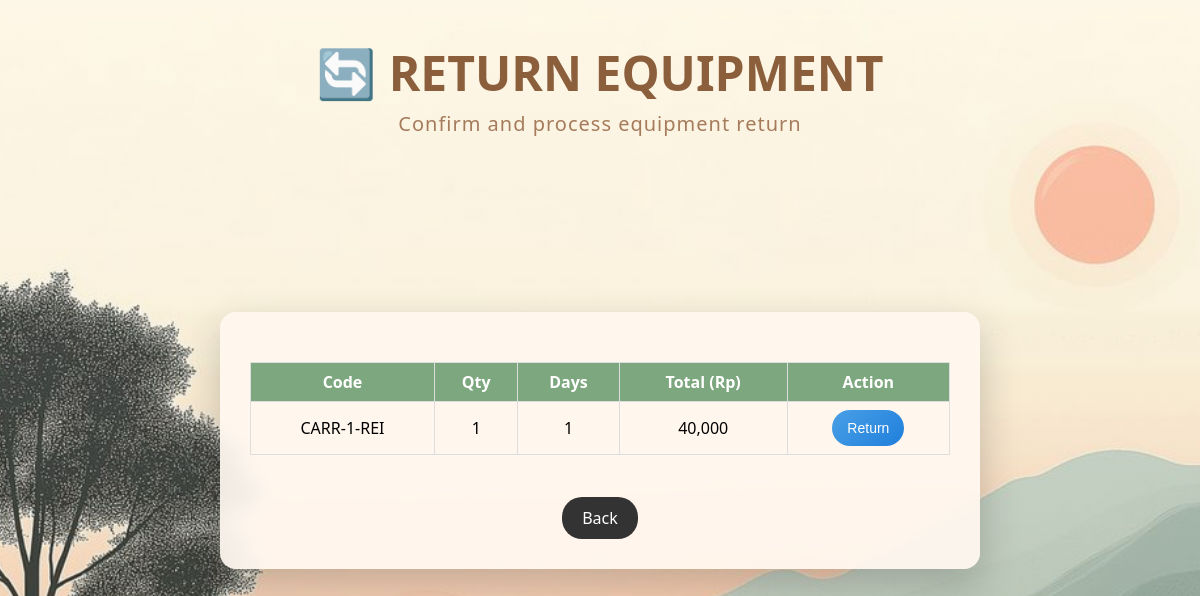
The page /user/rental/return (signed in) on the database its author committed.
### Database.py (models this page shows)
class Rental(db.Model):
    __tablename__ = 'rentals'
    id_transaksi = db.Column(db.String, primary_key=True)
    userid = db.Column(db.String)
    kode_barang = db.Column(db.String, primary_key=True)
    jumlah = db.Column(db.Integer)
    lama_sewa = db.Column(db.Integer)
    total_harga = db.Column(db.Float)
    status = db.Column(db.String, default='active')

### app.py (the view, shortened to what this page needs)
@app.route("/user/rental/return", methods=["GET", "POST"])
def user_return_rental():
    if "userid" not in session: return redirect(url_for("login_route"))
    userid = session.get("userid")
    active_rentals = get_user_rentals(userid, "active")
    return render_template("rental_return.html", active_rentals=active_rentals)

### Database.py (called while the page is built)
def model_to_dict(model):
    if model is None:
        return None
    columns = model.__table__.columns.keys()
    return {c: getattr(model, c) for c in columns}

def models_to_list(models):
    return [model_to_dict(m) for m in models]

def get_user_rentals(userid, status=None):
    query = Rental.query.filter_by(userid=userid)
    if status:
        query = query.filter_by(status=status)
    result = query.all()
    return models_to_list(result)

### templates/rental_return.html (shortened to what this page needs)
<!doctype html>
<html>
<head>
</head>
<body>
<div class="header-title">
  <h1>🔄 RETURN EQUIPMENT</h1>
  <p>Confirm and process equipment return</p>
</div>
<div class="container">
  {% if active_rentals %}
    <table>
      <thead>
        <tr>
          <th>Code</th>
          <th>Qty</th>
          <th>Days</th>
          <th>Total (Rp)</th>
          <th>Action</th>
        </tr>
      </thead>
      <tbody>
        {% for t in active_rentals %}
        <tr>
          <td>{{ t.kode_barang }}</td>
          <td>{{ t.jumlah }}</td>
          <td>{{ t.lama_sewa }}</td>
          <td>{{ "{:,.0f}".format(t.total_harga) }}</td>
          <td>
            <form action="/user/rental/return" method="post" onsubmit="return confirm('Confirm equipment return?');">
              <button type="submit">Return</button>
            </form>
          </td>
        </tr>
        {% endfor %}
      </tbody>
    </table>
  {% else %}
    <p>⚠️ You have no equipments currently rented.</p>
  {% endif %}
  <br>
  <a href="/user" class="btn-back">Back</a>
</div>
</body>
</html>

### rows shown on the page
Rental: kode_barang "CARR-1-REI", jumlah "1", lama_sewa "1", total_harga "40,000"
